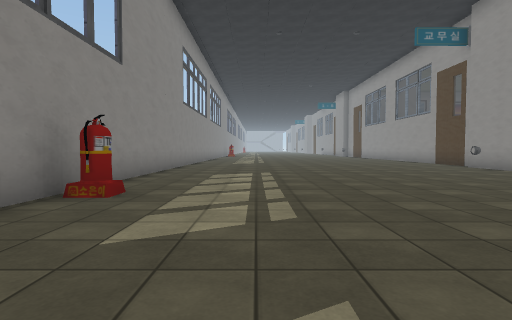
View 1 (above)

20 first-person views from a walk through a Unity game level. The camera is 1.2 m above the floor, tilts 2° down and sees 80° across. The floor is counted in squares, 2 m on a side. Each view is taken from the middle of a square. On the plan, view 1 faces up. The plan holds only what a view shows up to about 9 squares ahead; the rest is blank. The place goes on beyond the plan. Some animated figures are left out. Some surface patterns are stand-ins.

View 2
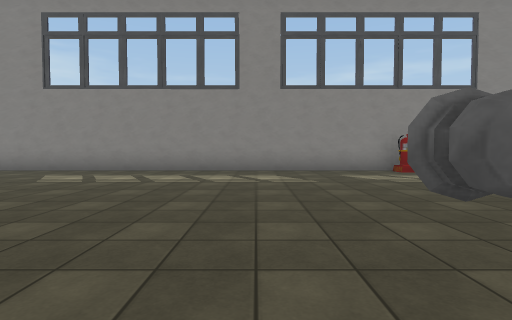

View 3
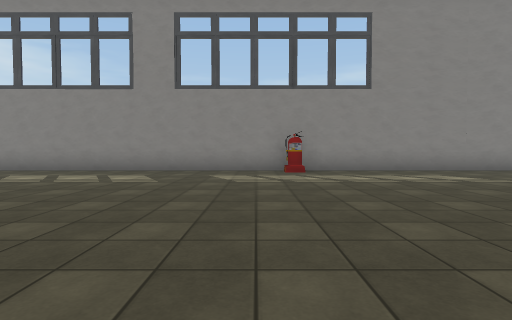

View 4
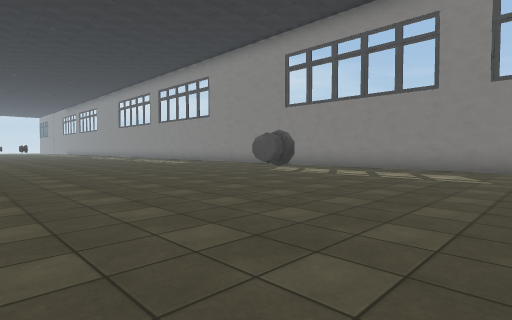

View 5
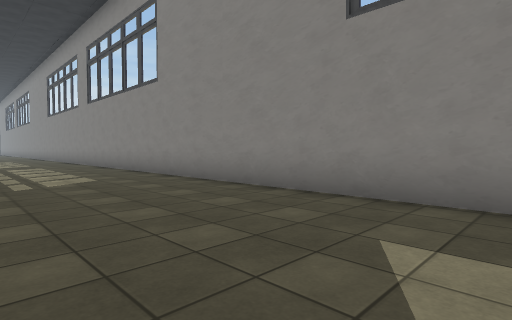

View 6
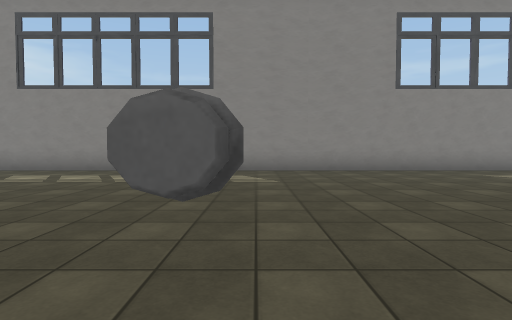

View 7
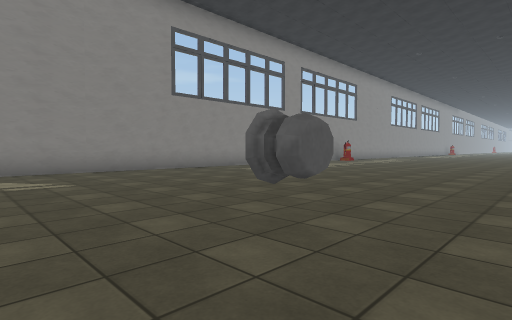

View 8
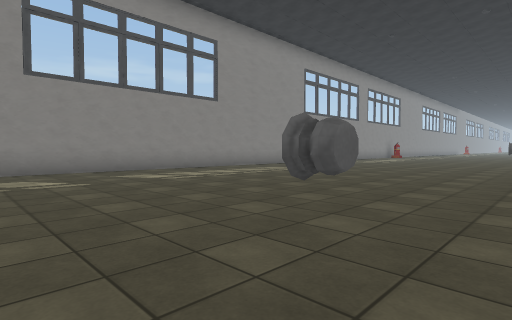

View 9
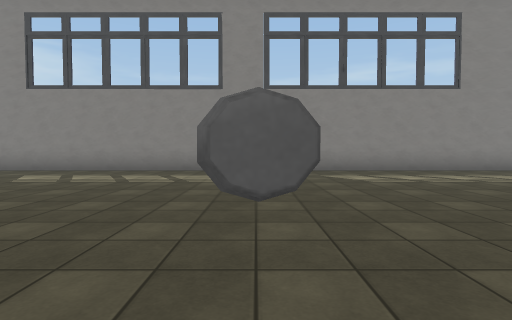

View 10
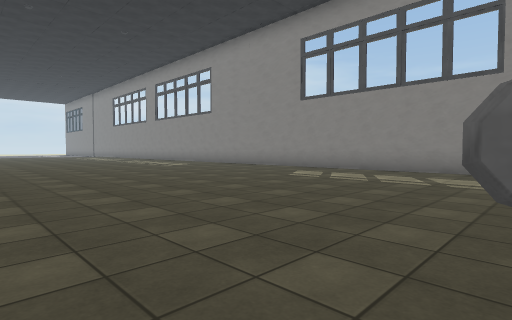

View 11
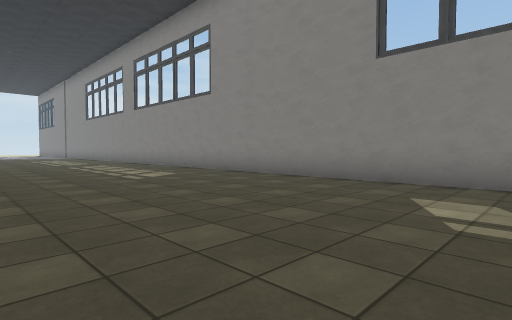

View 12
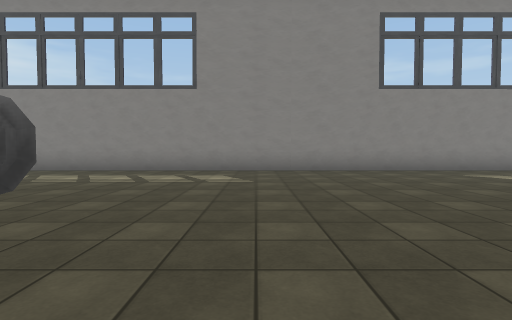

View 13
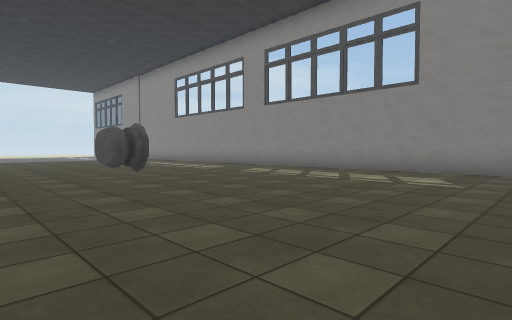

View 14
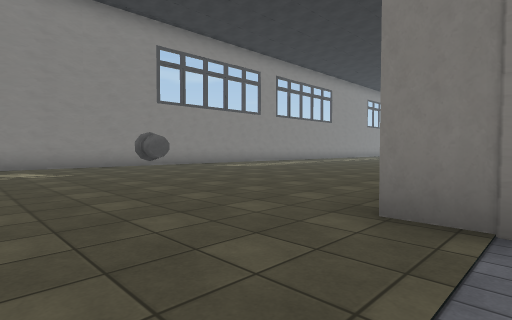

View 15
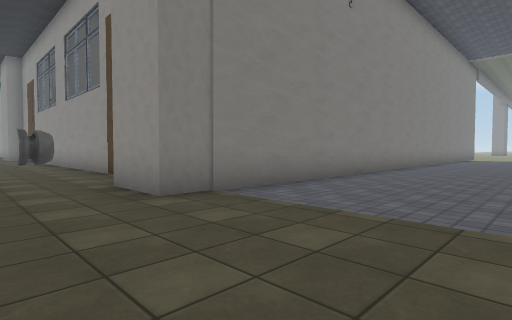

View 16
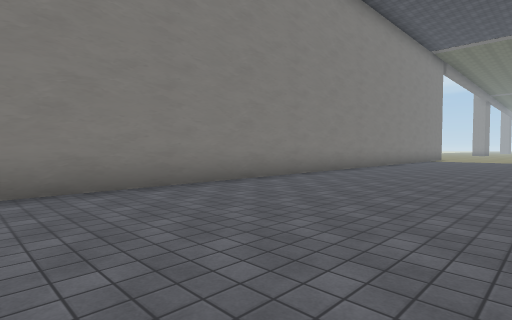

View 17
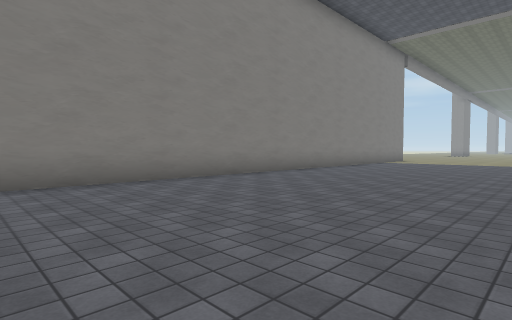

View 18
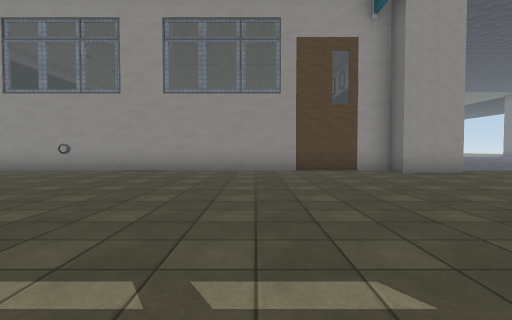

View 19
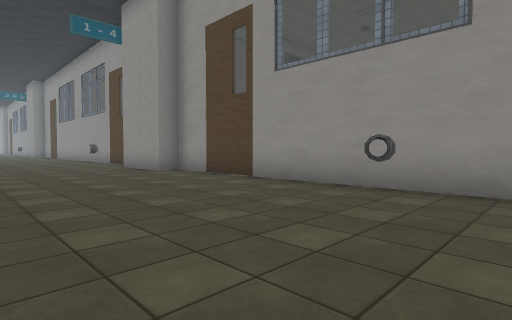

View 20
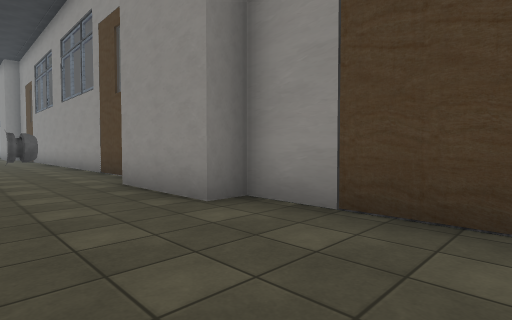

### Floor plan
Key: @ floor where view 1 was taken; # wall or solid block; . floor; O other object.
Columns run from 3 left of view 1 to 18 right of it. Each row starts with its distance up from view 1.
  9 #.........#
  8 #.........
  7 #.......#.
  6 #........
  5 #.......
  4 #O.......
  3 #.........
  2 #..........
  1 #.......#..
  0 #..@.......
 -1 #..........
 -2 #..........
 -3 #..........#
 -4 #..........#
 -5 #..........#
 -6 #..........#
 -7 #..........
 -8 #.........#
 -9 #.........#
-10 #.......#.##
-11 #..........#
-12 #..........#
-13 #..........#
-14 #..........#
-15 #..........#
-16 #..........#
-17 #.......#..#
-18 #..........#
-19 #..........#
-20 #..........#
-21 #..........#
-22 #..........#
-23 #..........#
-24 #..........#
-25 #.........##
-26 #.........############
-27 #.....................
-28 #.......#.............
-29 #.....................
-30 #.....................
-31 #......... ...........
-32 #........     ......

Where each view was taken, in squares from view 1:
view 1: 0 up, 0 right, facing up
view 2: 0 up, 6 right, facing left
view 3: 3 up, 6 right, facing left
view 4: 2 up, 7 right, facing down-left
view 5: 4 down, 1 right, facing down-left
view 6: 10 down, 6 right, facing left
view 7: 11 down, 6 right, facing up-left
view 8: 18 down, 6 right, facing up-left
view 9: 17 down, 6 right, facing left
view 10: 17 down, 6 right, facing down-left
view 11: 21 down, 3 right, facing down-left
view 12: 27 down, 6 right, facing left
view 13: 26 down, 6 right, facing down-left
view 14: 29 down, 8 right, facing up-left
view 15: 30 down, 5 right, facing up-right
view 16: 31 down, 8 right, facing up-right
view 17: 32 down, 11 right, facing up-right
view 18: 21 down, 1 left, facing right
view 19: 18 down, 3 right, facing up-right
view 20: 13 down, 5 right, facing up-right
